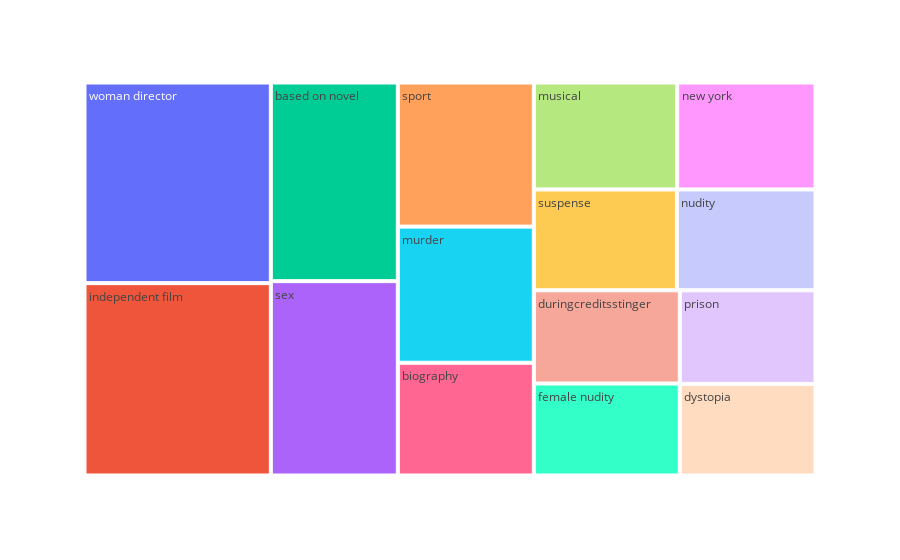

The notebook cell this image was saved under:
### Code cell
fig= px.treemap(keyword_count, path=['keyword'], values='value')
fig.show()

### Figure 1 — Plotly figure (JSON) as saved in the notebook; plotly's stock layout.template omitted (floating-point values rounded to 4 significant figures)
{"data": [{"branchvalues": "total", "domain": {"x": [0, 1], "y": [0, 1]}, "hovertemplate": "labels=%{label}<br>value=%{value}<br>parent=%{parent}<br>id=%{id}<extra></extra>", "ids": ["based on novel", "biography", "duringcreditsstinger", "dystopia", "female nudity", "independent film", "murder", "musical", "new york", "nudity", "prison", "sex", "sport", "suspense", "woman director"], "labels": ["based on novel", "biography", "duringcreditsstinger", "dystopia", "female nudity", "independent film", "murder", "musical", "new york", "nudity", "prison", "sex", "sport", "suspense", "woman director"], "name": "", "parents": ["", "", "", "", "", "", "", "", "", "", "", "", "", "", ""], "type": "treemap", "values": [278, 169, 150, 137, 148, 395, 204, 169, 163, 154, 140, 272, 216, 159, 412]}], "layout": {"legend": {"tracegroupgap": 0}, "margin": {"t": 60}}}
